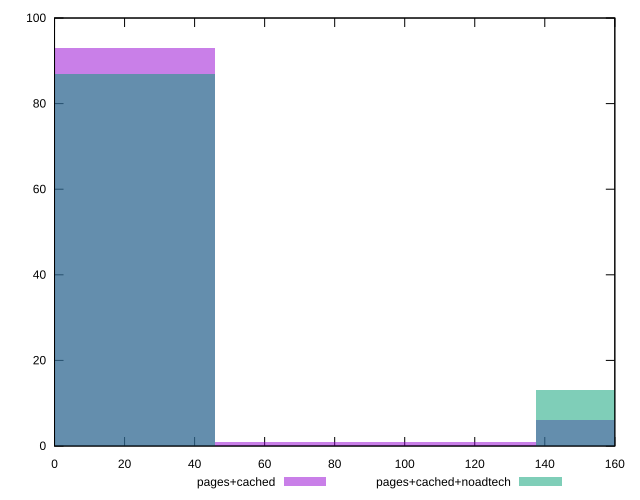

Write gnuplot code to recreate this figure.
reset

$pagesCached <<EOF
91.73257007013044 1
0 93
183.46514014026087 6
EOF

$pagesCachedNoadtech <<EOF
0 87
183.46514014026087 13
EOF

set key outside below
set boxwidth 91.73257007013044
set xrange [0:160]
set yrange [0:100]
set trange [0:100]
set style fill transparent solid 0.5 noborder
set terminal svg size 640, 500 enhanced background rgb 'white'
set output "report_00015_2021-02-09T16-11-33.973Z/unminified-css/comparison/histogram/1_vs_2.svg"

plot $pagesCached title "pages+cached" with boxes, \
     $pagesCachedNoadtech title "pages+cached+noadtech" with boxes

reset
